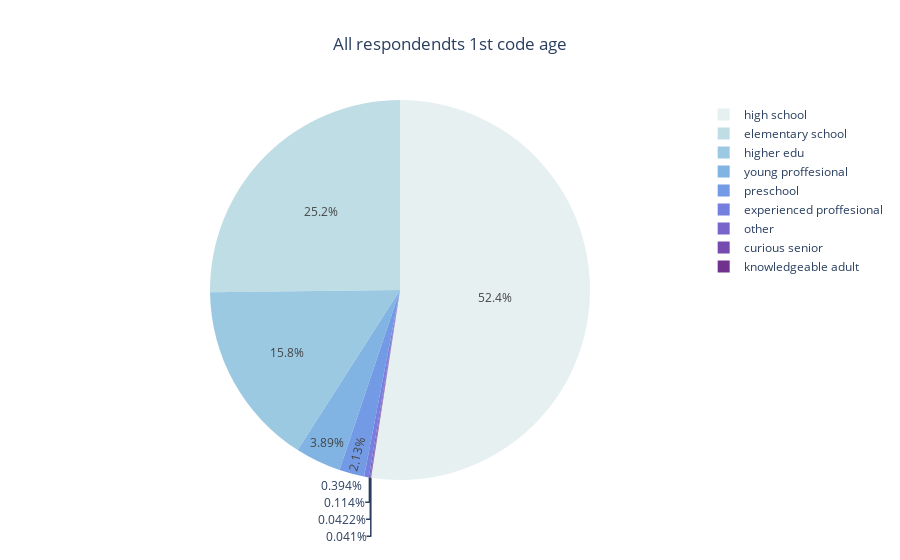

Notebook cell for this chart:
### Code cell
fig = go.Figure(
    data=[go.Pie(
        values=df.loc[:, 'Age1stCodeGroup'].value_counts(),
        labels=df.loc[:, 'Age1stCodeGroup'].value_counts().index.tolist(),
    )],
    layout=go.Layout(
        title=go.layout.Title(text='All respondendts 1st code age', x=0.5),
    )
)

fig.update_traces(marker=dict(colors=px.colors.sequential.dense))

fig.show()

# remove the data pointers

### Figure 1 — Plotly figure (JSON) as saved in the notebook; plotly's stock layout.template omitted (floating-point values rounded to 4 significant figures)
{"data": [{"labels": ["high school", "elementary school", "higher edu", "young proffesional", "preschool", "experienced proffesional", "other", "curious senior", "knowledgeable adult"], "marker": {"colors": ["rgb(230, 240, 240)", "rgb(191, 221, 229)", "rgb(156, 201, 226)", "rgb(129, 180, 227)", "rgb(115, 154, 228)", "rgb(117, 127, 221)", "rgb(120, 100, 202)", "rgb(119, 74, 175)", "rgb(113, 50, 141)", "rgb(100, 31, 104)", "rgb(80, 20, 66)", "rgb(54, 14, 36)"]}, "type": "pie", "values": [46003, 22103, 13825, 3415, 1869, 346, 100, 37, 36]}], "layout": {"title": {"text": "All respondendts 1st code age", "x": 0.5}}}
